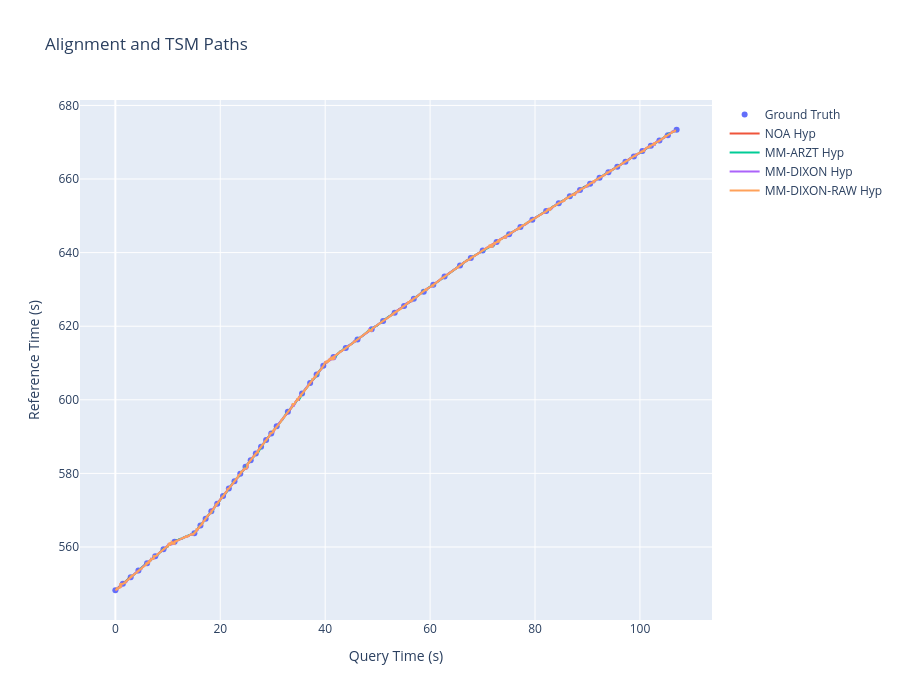

The cell this chart's notebook holds for it:
### Code cell
# Create a figure
fig = go.Figure()
fig.update_layout(
    title='Alignment and TSM Paths',
    xaxis_title='Query Time (s)',
    yaxis_title='Reference Time (s)',
    width=900,
    height=700
)
""" fig.add_trace(go.Scatter(
    x=dtw_hyp[0], y=dtw_hyp[1], mode='lines', name='DTW Hyp'
)) """
fig.add_trace(go.Scatter(
    x=gt[0], y=gt[1], mode='markers', name='Ground Truth'
))
fig.add_trace(go.Scatter(
    x=noa_hyp[0], y=noa_hyp[1], mode='lines', name='NOA Hyp'
))
fig.add_trace(go.Scatter(
    x=mm_arzt_hyp[0], y=mm_arzt_hyp[1], mode='lines', name='MM-ARZT Hyp'
))
fig.add_trace(go.Scatter(
    x=mm_dixon_hyp[0], y=mm_dixon_hyp[1], mode='lines', name='MM-DIXON Hyp'
))
fig.add_trace(go.Scatter(
    x=mm_dixon_raw_hyp[0], y=mm_dixon_raw_hyp[1], mode='lines', name='MM-DIXON-RAW Hyp'
))
# fig.add_trace(go.Scatter(
#     x=noa_mono_hyp[0], y=noa_mono_hyp[1], mode='lines', name='NOA-Mono Hyp'
# ))
# fig.add_trace(go.Scatter(
#     x=oltw_hyp[0], y=oltw_hyp[1], mode='lines', name='OLTW Hyp'
# ))
""" fig.add_trace(go.Scatter(
    x=oltw_global_hyp[0], y=oltw_global_hyp[1], mode='lines', name='OLTW Global Hyp'
)) """


fig.show()

### Figure 1 — Plotly figure (JSON) as saved in the notebook; plotly's stock layout.template omitted (floating-point values rounded to 4 significant figures; data arrays with more than 128 entries replaced by an {"elided": "..."} marker saying what was removed)
{"data": [{"mode": "markers", "name": "Ground Truth", "type": "scatter", "x": [0.0, 1.43, 2.921, 4.403, 6.046, 7.611, 9.18, 11.29, 15.06, 16.22, 17.21, 18.3, 19.42, 20.53, 21.63, 22.71, 23.81, 24.81, 25.8, 26.78, 27.78, 28.74, 29.72, 30.76, 32.88, 35.59, 37.13, 38.37, 39.64, 41.59, 43.92, 46.16, 48.86, 51.04, 53.24, 55.04, 56.9, 58.79, 60.61, 62.75, 65.7, 67.76, 70.02, 72.68, 75.07, 77.22, 79.49, 82.13, 84.52, 86.63, 88.58, 90.5, 92.3, 93.99, 95.68, 97.23, 98.84, 100.5, 102.1, 103.7, 105.3, 107.0], "y": [548.2, 550.0, 551.8, 553.6, 555.6, 557.5, 559.4, 561.4, 563.7, 565.9, 567.7, 569.7, 571.8, 573.8, 575.9, 577.9, 579.9, 581.8, 583.6, 585.4, 587.3, 589.0, 590.9, 592.8, 596.7, 601.7, 604.6, 606.9, 609.2, 611.7, 614.1, 616.4, 619.2, 621.4, 623.7, 625.5, 627.4, 629.4, 631.3, 633.5, 636.5, 638.5, 640.5, 642.9, 645.0, 646.9, 649.0, 651.3, 653.4, 655.3, 657.0, 658.7, 660.3, 661.8, 663.3, 664.7, 666.1, 667.6, 669.0, 670.5, 671.9, 673.4]}, {"mode": "lines", "name": "NOA Hyp", "type": "scatter", "x": {"elided": "4604 float values"}, "y": {"elided": "4604 float values"}}, {"mode": "lines", "name": "MM-ARZT Hyp", "type": "scatter", "x": {"elided": "4604 float values"}, "y": {"elided": "4604 float values"}}, {"mode": "lines", "name": "MM-DIXON Hyp", "type": "scatter", "x": {"elided": "4268 float values"}, "y": {"elided": "4268 float values"}}, {"mode": "lines", "name": "MM-DIXON-RAW Hyp", "type": "scatter", "x": {"elided": "7851 float values"}, "y": {"elided": "7851 float values"}}], "layout": {"height": 700, "title": {"text": "Alignment and TSM Paths"}, "width": 900, "xaxis": {"title": {"text": "Query Time (s)"}}, "yaxis": {"title": {"text": "Reference Time (s)"}}}}
